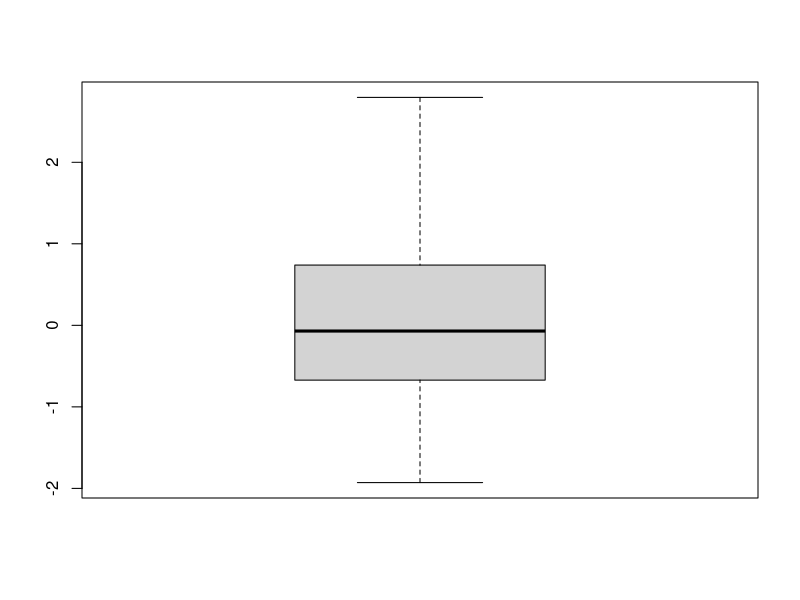
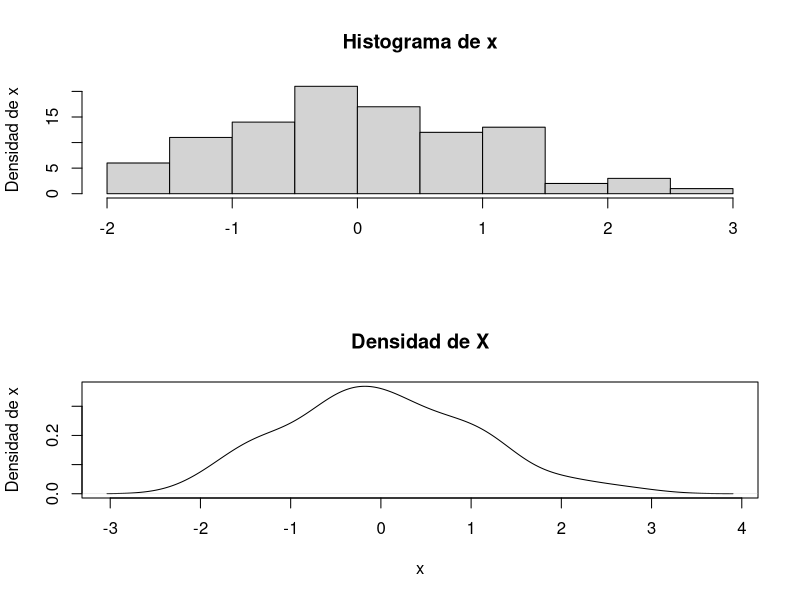
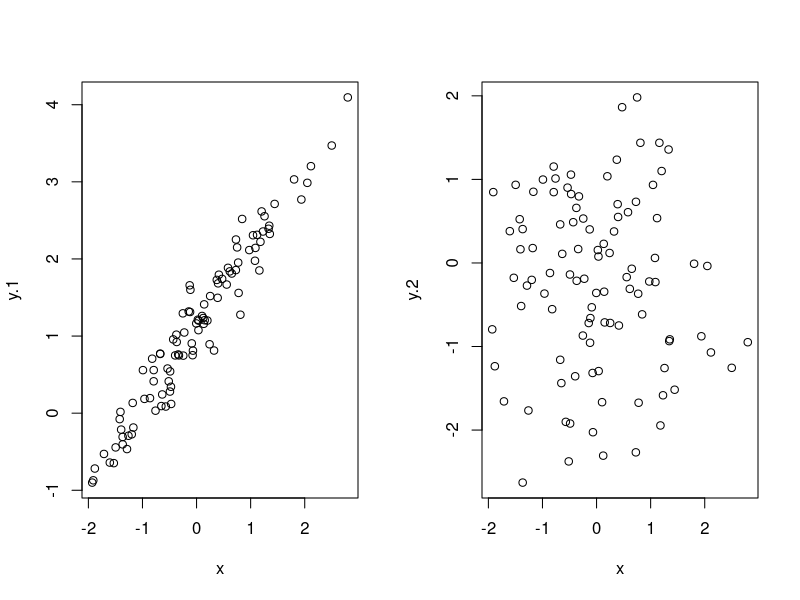

The R script that drew these images, in order:
## ---- chunk 1
knitr::opts_chunk$set(echo = TRUE)
## ---- chunk 2
set.seed(154)
x <- rnorm(100)
boxplot(x)
## ---- chunk 3
par(mfrow = c(2, 1))
hist(x, main = "Histograma de x", xlab = "", ylab = "Densidad de x")
plot(density(x), main = "Densidad de X", xlab = "x", ylab = "Densidad de x")
## ---- chunk 4
y.1 <- x + rnorm(100, 1.1, 0.25)
y.2 <- rnorm(100)

par(mfrow = c(1, 2))
plot(x, y.1)
plot(x, y.2)
